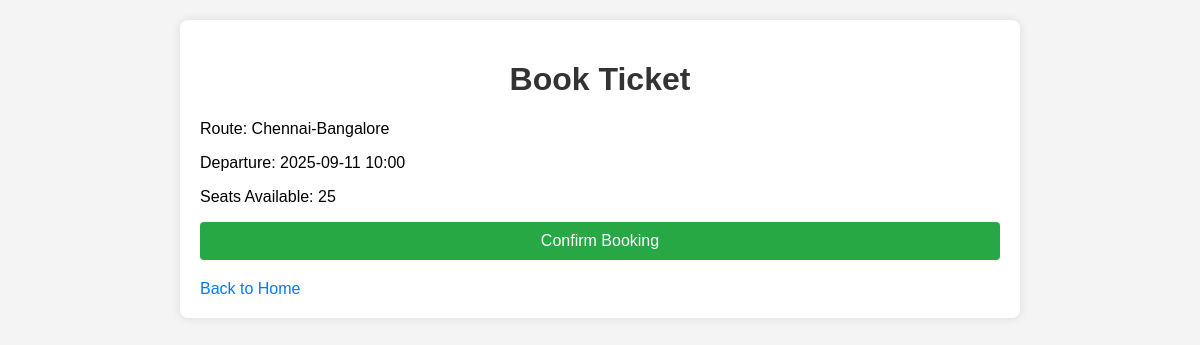
The page /book/2 (signed in) on the database its author committed.
### tables this page shows
CREATE TABLE buses (
            id INTEGER PRIMARY KEY AUTOINCREMENT,
            route TEXT NOT NULL,
            departure_time TEXT NOT NULL,
            seats_available INTEGER NOT NULL
        );

### app.py (the view, shortened to what this page needs)
@app.route('/book/<int:bus_id>', methods=['GET', 'POST'])
def book(bus_id):
    if 'user_id' not in session:
        return redirect(url_for('login'))
    conn = get_db_connection()
    bus = conn.execute('SELECT * FROM buses WHERE id = ?', (bus_id,)).fetchone()
    conn.close()
    return render_template('booking.html', bus=bus, error=None)

### app.py (called while the page is built)
def get_db_connection():
    conn = sqlite3.connect('database.db', check_same_thread=False) # Added check_same_thread for state management
    conn.row_factory = sqlite3.Row
    return conn

### templates/booking.html (shortened to what this page needs)
<!DOCTYPE html>
<html lang="en">
<head>
    <link rel="stylesheet" href="{{ url_for('static', filename='styles.css') }}">
</head>
<body>
    <div class="container">
        <h1>Book Ticket</h1>
        {% if confirmation %}
            <p>Booking confirmed for {{ bus['route'] }} at {{ bus['departure_time'] }}!</p>
            <a href="{{ url_for('index') }}">Back to Home</a>
        {% else %}
            <p>Route: {{ bus['route'] }}</p>
            <p>Departure: {{ bus['departure_time'] }}</p>
            <p>Seats Available: {{ bus['seats_available'] }}</p>
            <form method="POST">
                <button type="submit">Confirm Booking</button>
            </form>
            <a href="{{ url_for('index') }}">Back to Home</a>
        {% endif %}
    </div>
</body>
</html>

### static/styles.css (style rules this page uses)
body { font-family: Arial, sans-serif; margin: 0; padding: 0; background-color: #f4f4f4; }
.container { max-width: 800px; margin: 20px auto; padding: 20px; background: white; border-radius: 8px; box-shadow: 0 0 10px rgba(0,0,0,0.1); }
h1 { color: #333; text-align: center; }
form { display: flex; flex-direction: column; gap: 10px; margin-bottom: 20px; }
input, button { padding: 10px; font-size: 16px; border: 1px solid #ccc; border-radius: 4px; }
button { background-color: #28a745; color: white; border: none; cursor: pointer; }
a { color: #007bff; text-decoration: none; }

### rows shown on the page
buses: route "Chennai-Bangalore", departure_time "2025-09-11 10:00", seats_available "25"
